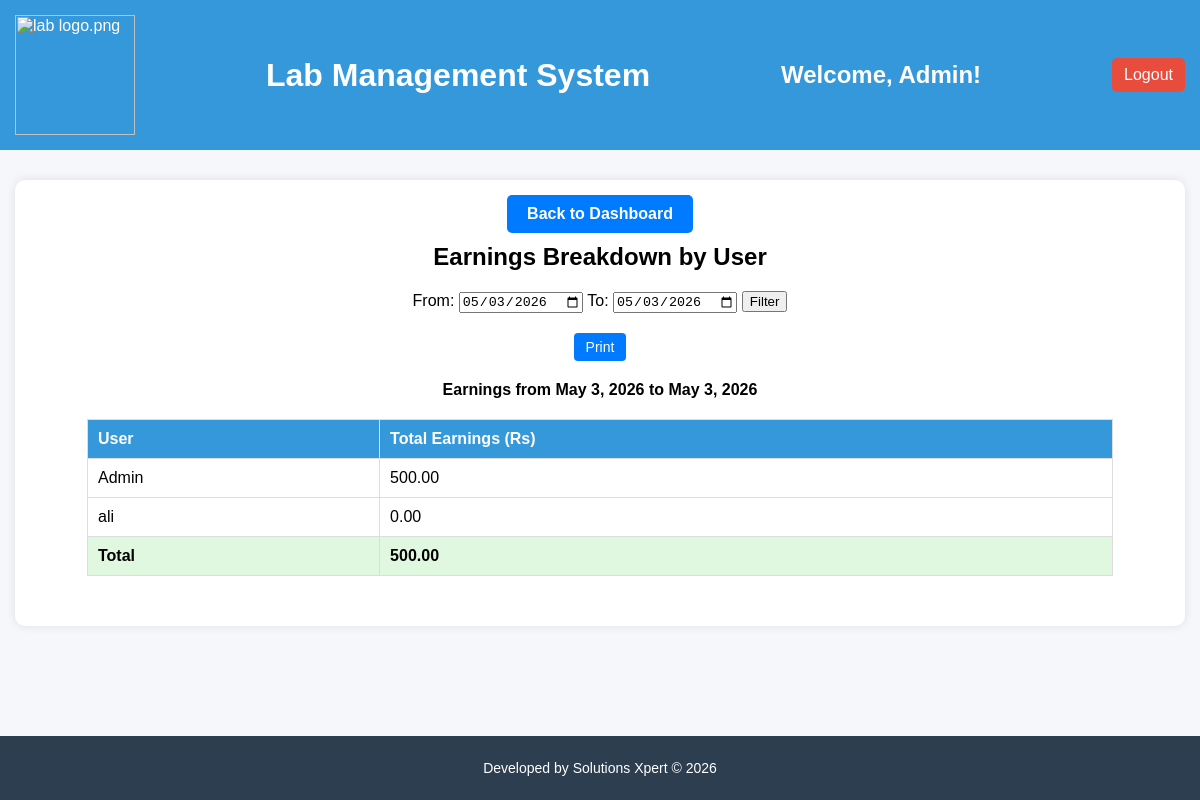
Page /all_earnings.php (signed in) on the committed database.
### tables this page shows
CREATE TABLE `users` (
  `id` int(11) NOT NULL,
  `username` varchar(255) NOT NULL,
  `password` varchar(255) NOT NULL,
  `role` varchar(50) NOT NULL,
  `email` varchar(255) DEFAULT NULL
);

### all_earnings.php (the view, shortened to what this page needs)
<?php
include "db.php";
include "header.php";
$from = $_GET['from'] ?? date('Y-m-d');
$to = $_GET['to'] ?? date('Y-m-d');
$usersQuery = "SELECT id, username FROM users";
$usersResult = mysqli_query($conn, $usersQuery);
$earningsQuery = "
    SELECT billed_by, SUM(total_fee) as total_earning
    FROM receipts
    WHERE DATE(payment_date) BETWEEN '$from' AND '$to'
    GROUP BY billed_by";
$earningsResult = mysqli_query($conn, $earningsQuery);
$earningsData = [];
while ($row = mysqli_fetch_assoc($earningsResult)) {
    $earningsData[$row['billed_by']] = $row['total_earning'];
}
?>
<!DOCTYPE html>
<html lang="en">
<head>
    <link rel="stylesheet" href="style.css">
</head>
<body>
<main class="allearningtable">
    <div class="table-container" style="margin-top: 30px;padding-bottom: 30px;">
<div style="text-align: center; margin-top: 20px;">
    <a href="dashboard.php" class="back-button" style="margin-bottom: 0px;margin-top: -20px;">Back to Dashboard</a>
</div>
        <h2 style="margin-top: 0px;margin-bottom: 20px;padding-top: 10px;">Earnings Breakdown by User</h2>
        <form class="filter-form" method="GET">
            From: <input type="date" name="from" value="<?php echo $from; ?>" required>
            To: <input type="date" name="to" value="<?php echo $to; ?>" required>
            <button type="submit">Filter</button>
        </form>
        <button onclick="printSection()" class="print-btn">Print</button>
        <div id="print-section">
            <p style="text-align:center; font-weight: bold; margin-top: 10px;">
                Earnings from <?php echo date("F j, Y", strtotime($from)); ?> to <?php echo date("F j, Y", strtotime($to)); ?>
            </p>
            <?php if (mysqli_num_rows($usersResult) > 0) { ?>
                <table>
                    <thead>
                        <tr>
                            <th>User</th>
                            <th>Total Earnings (Rs)</th>
                        </tr>
                    </thead>
                    <tbody>
                        <?php
                        $grandTotal = 0;
                        while ($user = mysqli_fetch_assoc($usersResult)) {
                            $userId = $user['id'];
                            $userName = htmlspecialchars($user['username']);
                            $userEarnings = isset($earningsData[$userId]) ? $earningsData[$userId] : 0;
                            $grandTotal += $userEarnings;
                            echo "<tr>
                                    <td>$userName</td>
                                    <td>" . number_format($userEarnings, 2) . "</td>
                                </tr>";
                        }
                        ?>
                        <tr style="font-weight: bold; background-color: #e0f7e0;">
                            <td>Total</td>
                            <td><?php echo number_format($grandTotal, 2); ?></td>
                        </tr>
                    </tbody>
                </table>
            <?php } else { ?>
                <p style="text-align: center;">No users found.</p>
            <?php } ?>
        </div>
    </div>
</main>
</body>
</html>
<?php include "footer.php"; ?>

### style.css (style rules this page uses)
body { font-family: Arial, sans-serif; margin: 0; background: #f5f7fa; }

### all_earnings.php (style rules this page uses)
.table-container { width: 95%; margin: 20px auto; background-color: #fff; border-radius: 10px; padding: 15px; box-shadow: 0 0 10px rgba(0,0,0,0.1); }
h2 { text-align: center; margin-top: 20px; }
.filter-form { text-align: center; margin: 20px 0; }
table { width: 90%; margin: 20px auto; border-collapse: collapse; }
th, td { padding: 10px; border: 1px solid #ddd; text-align: center; }
th { background-color: #3498db; color: white; }
th, td { padding: 10px; text-align: left; }
.print-btn { display: block; margin: 20px auto; padding: 6px 12px; font-size: 14px; text-align: center; background-color: #007bff; color: white; border: none; text-decoration: none; border-radius: 4px; cursor: pointer; }
.back-button { display: inline-block; background-color: #007BFF; color: white; padding: 10px 20px; border-radius: 5px; text-decoration: none; font-weight: bold; font-size: 16px; transition: background-color 0.3s ease; margin-bottom: 20px; cursor: pointer; }

### footer.php (style rules this page uses)
body { padding-bottom: 70px; }

### rows in the picture
users: username "Admin", id "500.00"
users: username "ali", id "0.00"

### other values in the picture
$username "Admin"
$grandTotal "500.00"
